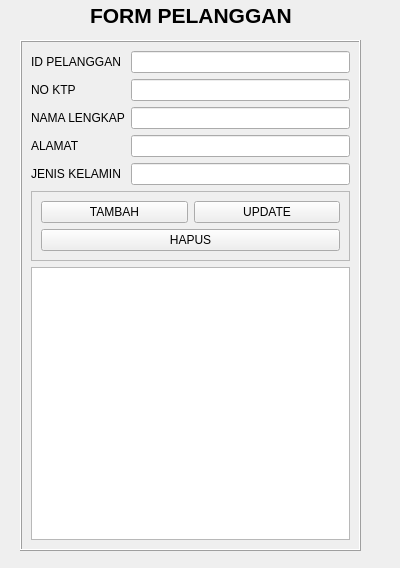
<?xml version="1.0" encoding="UTF-8"?>
<ui version="4.0">
 <class>Form</class>
 <widget class="QWidget" name="Form">
  <property name="geometry">
   <rect>
    <x>0</x>
    <y>0</y>
    <width>400</width>
    <height>568</height>
   </rect>
  </property>
  <property name="windowTitle">
   <string>Form</string>
  </property>
  <widget class="QLabel" name="label">
   <property name="geometry">
    <rect>
     <x>90</x>
     <y>0</y>
     <width>201</width>
     <height>31</height>
    </rect>
   </property>
   <property name="font">
    <font>
     <pointsize>16</pointsize>
     <bold>true</bold>
    </font>
   </property>
   <property name="text">
    <string>&lt;html&gt;&lt;head/&gt;&lt;body&gt;&lt;p&gt;FORM PELANGGAN&lt;/p&gt;&lt;/body&gt;&lt;/html&gt;</string>
   </property>
  </widget>
  <widget class="QFrame" name="frame">
   <property name="geometry">
    <rect>
     <x>20</x>
     <y>40</y>
     <width>341</width>
     <height>511</height>
    </rect>
   </property>
   <property name="frameShape">
    <enum>QFrame::Shape::Box</enum>
   </property>
   <property name="frameShadow">
    <enum>QFrame::Shadow::Raised</enum>
   </property>
   <layout class="QVBoxLayout" name="verticalLayout">
    <item>
     <layout class="QFormLayout" name="formLayout">
      <item row="0" column="0">
       <widget class="QLabel" name="iDALATLabel">
        <property name="text">
         <string>ID PELANGGAN</string>
        </property>
       </widget>
      </item>
      <item row="0" column="1">
       <widget class="QLineEdit" name="txtIdPlg"/>
      </item>
      <item row="1" column="0">
       <widget class="QLabel" name="jENISALATLabel">
        <property name="text">
         <string>NO KTP</string>
        </property>
       </widget>
      </item>
      <item row="1" column="1">
       <widget class="QLineEdit" name="txtNoKtp"/>
      </item>
      <item row="2" column="0">
       <widget class="QLabel" name="tIPEALATLabel">
        <property name="text">
         <string>NAMA LENGKAP</string>
        </property>
       </widget>
      </item>
      <item row="2" column="1">
       <widget class="QLineEdit" name="txtNmLkp"/>
      </item>
      <item row="3" column="0">
       <widget class="QLabel" name="mERKLabel">
        <property name="text">
         <string>ALAMAT</string>
        </property>
       </widget>
      </item>
      <item row="3" column="1">
       <widget class="QLineEdit" name="txtAlamat"/>
      </item>
      <item row="4" column="0">
       <widget class="QLabel" name="wARNALabel">
        <property name="text">
         <string>JENIS KELAMIN</string>
        </property>
       </widget>
      </item>
      <item row="4" column="1">
       <widget class="QLineEdit" name="txtJk"/>
      </item>
     </layout>
    </item>
    <item>
     <widget class="QFrame" name="frame_2">
      <property name="frameShape">
       <enum>QFrame::Shape::StyledPanel</enum>
      </property>
      <property name="frameShadow">
       <enum>QFrame::Shadow::Raised</enum>
      </property>
      <layout class="QGridLayout" name="gridLayout_4">
       <item row="0" column="0">
        <widget class="QPushButton" name="btnTambah">
         <property name="text">
          <string>TAMBAH</string>
         </property>
        </widget>
       </item>
       <item row="0" column="1">
        <widget class="QPushButton" name="btnUpdate">
         <property name="text">
          <string>UPDATE</string>
         </property>
        </widget>
       </item>
       <item row="1" column="0" colspan="2">
        <widget class="QPushButton" name="btnHapus">
         <property name="text">
          <string>HAPUS</string>
         </property>
        </widget>
       </item>
      </layout>
     </widget>
    </item>
    <item>
     <widget class="QTableView" name="viewData"/>
    </item>
   </layout>
  </widget>
 </widget>
 <resources/>
 <connections/>
</ui>
